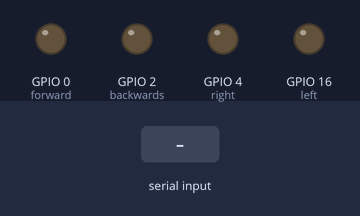
A program run on a simulated ESP8266 (NodeMCU). On the bench: output pins drawn as LEDs (lit = HIGH). Inputs (shaded band) come from the test bench.

Above: at 1.2 s.
1.3 s: "a" received over Serial
At 1.7 s:
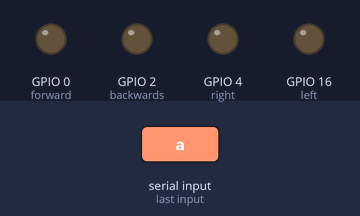
2.9 s: "d" received over Serial
At 4.1 s:
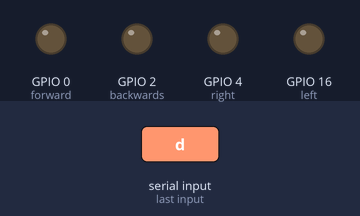
4.5 s: "w" received over Serial
At 5.4 s:
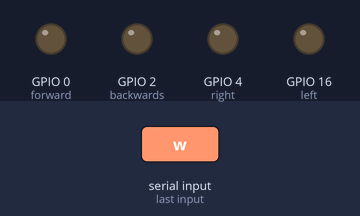
6.1 s: "s" received over Serial
At 6.6 s:
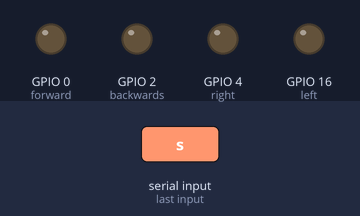
7.7 s: "t" received over Serial
At 8.9 s:
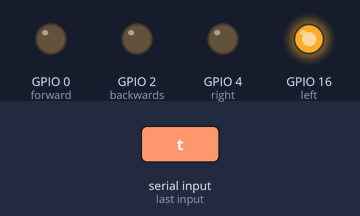
9.2 s: "y" received over Serial
At 10.1 s:
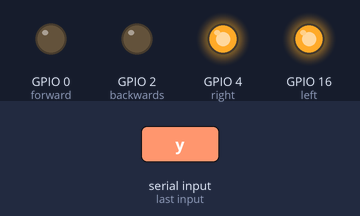
Timing chart, 0 to 11.7 s (numbered marks = the images above; inputs shaded):
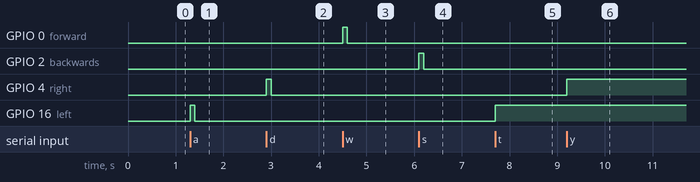

The program:

main.cpp
```cpp
#include <Arduino.h>

/*
Project X - Controller (using ESP8266 and stock RC controller)

Connects to a PC to send movement orders to the RC car
*/

// pins for the LEDs:
const int left = 16;
const int right = 4;
const int forward = 0;
const int backwards = 2;

void setup() {
  // initialize serial:
  Serial.begin(9600);
  // make the pins outputs:
  pinMode(left, OUTPUT);
  pinMode(right, OUTPUT);
  pinMode(forward, OUTPUT);
  pinMode(backwards, OUTPUT);

}

void loop() {
  // if there's any serial available, read it:
  while (Serial.available() > 0) {

    // look for the next valid integer in the incoming serial stream:
    char command = Serial.read();

    switch(command)
    {
      case 'a':
        digitalWrite(left, HIGH);
        delay(100);
        digitalWrite(left, LOW);
        break;

      case 'd':
        digitalWrite(right, HIGH);
        delay(100);
        digitalWrite(right, LOW);
        break;

      case 'w':
        digitalWrite(forward, HIGH);
        delay(100);
        digitalWrite(forward, LOW);
        break;

      case 's':
        digitalWrite(backwards, HIGH);
        delay(100);
        digitalWrite(backwards, LOW);
        break;


     case 't':
        digitalWrite(left, HIGH);
        break;

      case 'y':
        digitalWrite(right, HIGH);
        break;

      case 'u':
        digitalWrite(forward, HIGH);
        break;

      case 'i':
        digitalWrite(backwards, HIGH);
        break;


      case 'g':
        digitalWrite(left, LOW);
        break;

      case 'h':
        digitalWrite(right, LOW);
        break;

      case 'j':
        digitalWrite(forward, LOW);
        break;

      case 'k':
        digitalWrite(backwards, LOW);
        break;

      default:
        break;
    }
  }
}
```

Measured:
- after the input at 1.3 s, GPIO 16 (left): LOW → HIGH at once, → LOW 0.10 s later
- after the input at 2.9 s, GPIO 4 (right): LOW → HIGH at once, → LOW 0.10 s later
- after the input at 4.5 s, GPIO 0 (forward): LOW → HIGH at once, → LOW 0.10 s later
- after the input at 6.1 s, GPIO 2 (backwards): LOW → HIGH at once, → LOW 0.10 s later
- after the input at 7.7 s, GPIO 16 (left): LOW → HIGH at once
- after the input at 9.2 s, GPIO 4 (right): LOW → HIGH at once
